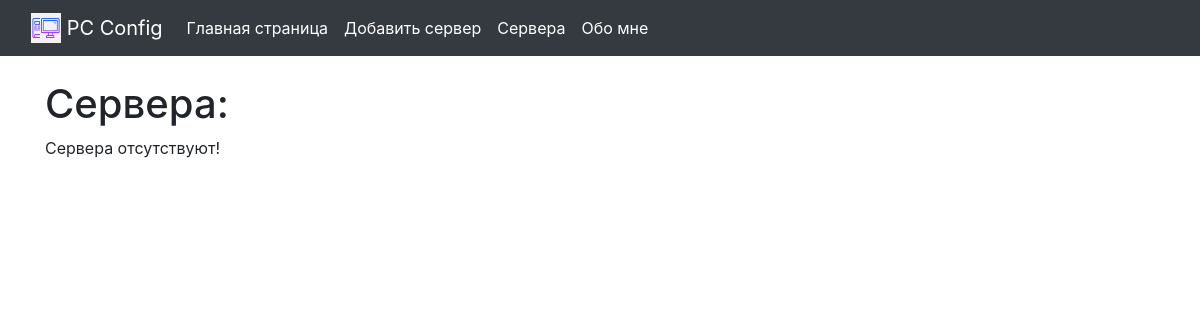
Before: /api/servers/ with the older database file.
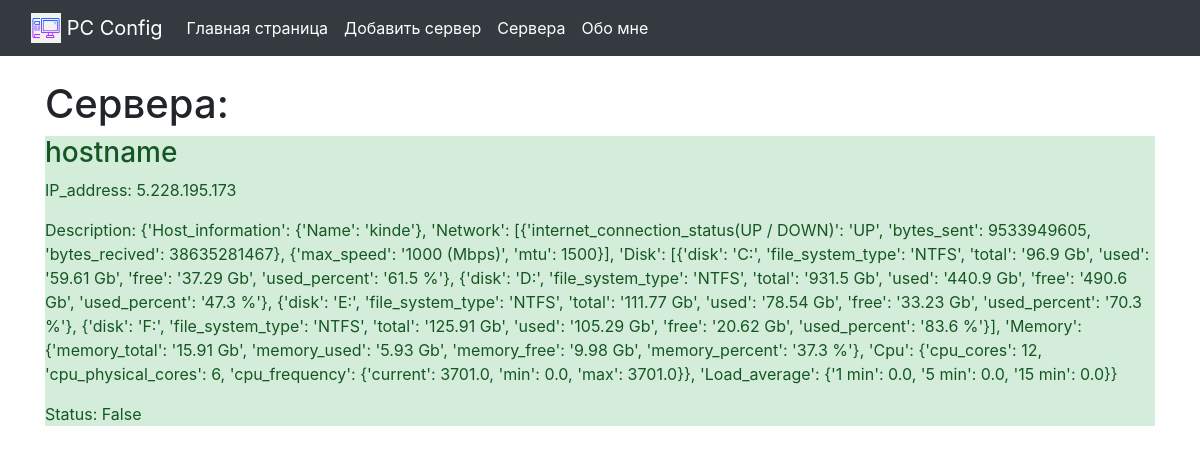
After: the same page with the newer database file.
### rbr_srv_side/models.py (models this page shows, shortened)
class Server(models.Model):
    name = models.CharField('name', max_length=255, unique=True)
    ip_address = models.GenericIPAddressField('IP', max_length=16, unique=True)
    description = models.TextField('description', default='no_description')
    server_is_active = models.BooleanField('is_active', default=False)
    class Meta():
        managed = True
        verbose_name = 'Сервер'
        verbose_name_plural = 'Сервера'

### rbr_srv_side/views.py (the view)
# urls.py: path('servers/', all_servs, name='servers'),
def servers(request):
    servs = Server.objects.all()
    return render(request, 'rbr_srv_side/servers.html', {'title': 'Все сервера на сайте', 'server_info': servs})

### rbr_srv_side/templates/rbr_srv_side/servers.html (shortened to what this page needs)
{% extends 'main/base.html' %}
{% block content %}
    <h1>Сервера:</h1>
    {% if server_info %}
        {% for el in server_info %}
            <div class="alert-success mt-2">
                <h3>{{ el.name }}</h3>
                <p>IP_address: {{ el.ip_address }}</p>
                <p>Description: {{ el.description }}</p>
                <p>Status: {{ el.server_is_active }}</p>
            </div>
        {% endfor %}
    {% else %}
        <p>Сервера отсутствуют!</p>
    {% endif %}
{% endblock %}

Changed rows visible on the page:
added Server: name "hostname", ip_address "5.228.195.173", description "{'Host_information': {'Name': 'kinde'}, 'Network': [{'internet_connection_status(UP / DOWN)': 'UP', 'bytes_sent': 9533949605, 'bytes_recived': 38635281467}, {'max_speed': '1000 (Mbps)', 'mtu': 1500}], 'Disk': [{'disk': 'C:', 'file_system_type': 'NTFS', 'total': '96.9 Gb', 'used': '59.61 Gb', 'free': '37.29 Gb', 'used_percent': '61.5 %'}, {'disk': 'D:', 'file_system_type': 'NTFS', 'total': '931.5 Gb', 'used': '440.9 Gb', 'free': '490.6 Gb', 'used_percent': '47.3 %'}, {'disk': 'E:', 'file_system_type': 'NTFS', 'total': '111.77 Gb', 'used': '78.54 Gb', 'free': '33.23 Gb', 'used_percent': '70.3 %'}, {'disk': 'F:', 'file_system_type': 'NTFS', 'total': '125.91 Gb', 'used': '105.29 Gb', 'free':…", server_is_active "False"
Other visible differences:
text no longer shown: "Сервера отсутствуют!"
